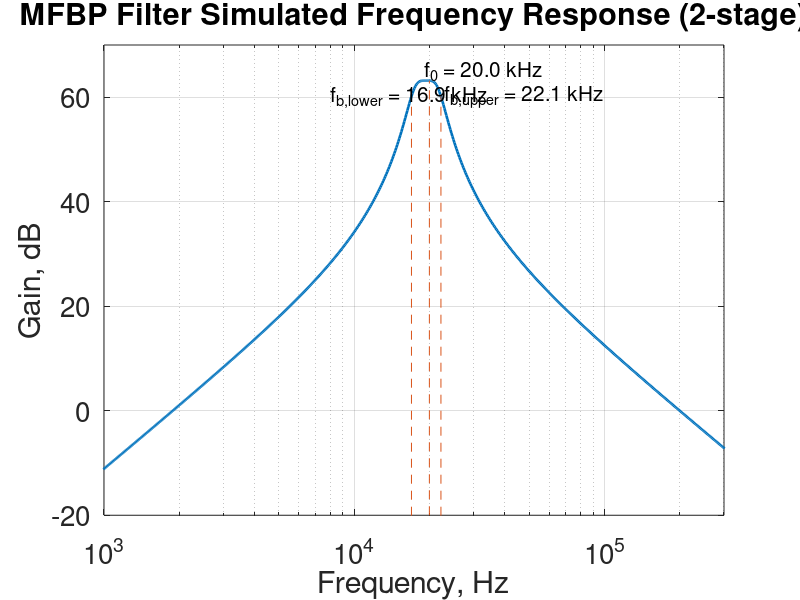

The MATLAB source for this figure:
% ECE 342 - Derek Haas & Cameron Sullivan - Lab Task 2 MATLAB

close all;

array = csvread('task2_design.CSV');
freq = array(:, 1);
dB = array(:, 4);

% Plot frequency response of the MFBP filter.
semilogx(freq, dB,'linewidth', 1.9);
grid on;
set(gca,'fontsize',20); % set font size
title('MFBP Filter Simulated Frequency Response (2-stage)');
ylabel('Gain, dB');
xlabel('Frequency, Hz');
xlim([10e2 30e4]);
ylim([-20 70]);

max(dB)
fmax = interp1(dB,freq,max(dB))
index = find(freq == fmax);
a = freq(1:index);
b = freq(index:end);

% Find and plot lower cutoff frequency line.
f3db = interp1(dB(1:length(a)),a,60.18)
line([f3db f3db], [-60 60.18],'linestyle', '--');
label1 = 'f_{b,lower} = 16.9 kHz';
text(0.8e4,60.18,label1,'fontsize',15);

% Find and plot max gain frequency line.
line([fmax fmax], [-20, 63.18],'linestyle','--');
label1 = 'f_{0} = 20.0 kHz';
text(1.9e4,65.18,label1,'fontsize',15);

% Find and plot upper cutoff frequency line.
f3db2 = interp1(dB(length(a):end),b,60.18)
line([f3db2 f3db2], [-60 60.18],'linestyle', '--');
label1 = 'f_{b,upper} = 22.1 kHz';
text(2.3e4,60.18,label1,'fontsize',15);
hold off;
